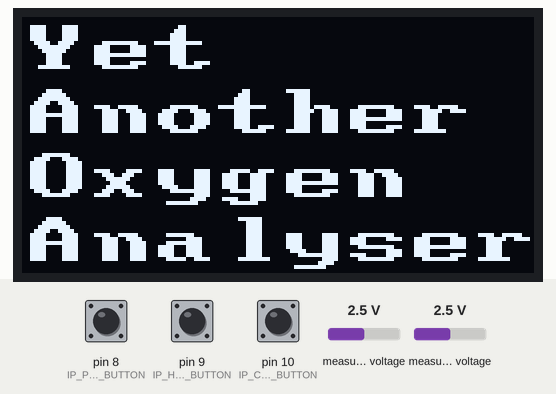
This sketch was run on a simulated Arduino Uno, built with avr-gcc and run on an emulated ATmega328P. Shown: 128×64 one-colour display. The inputs (shaded band) are chosen by the test bench; at power-on: pin 9 (IP_HOLD_BUTTON) HIGH, pin 8 (IP_POWER_BUTTON) LOW, pin 10 (IP_CALIBRATE_BUTTON) HIGH, measured voltage 2.5 V.

Above: at 0.4 s.
At 6.23 s:
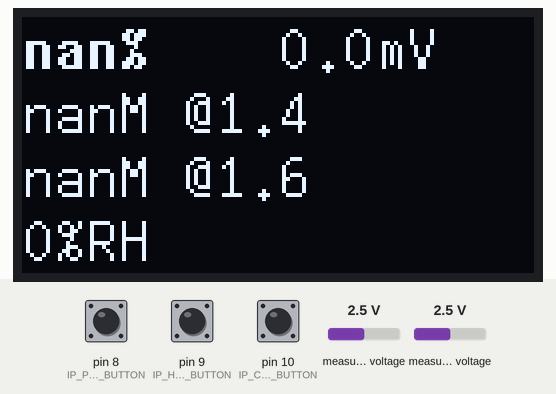
7.0 s: pin 9 (IP_HOLD_BUTTON) pulled LOW for 1 s
At 9.4 s:
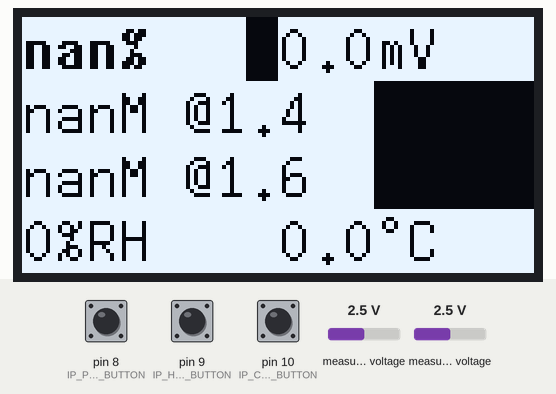
10.5 s: pin 8 (IP_POWER_BUTTON) pulled HIGH for 0.65 s
At 11.2 s:
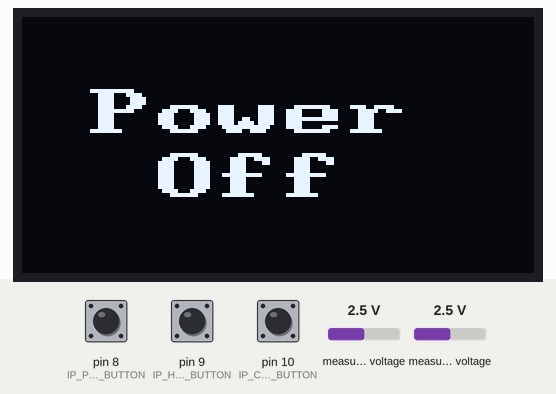
Timing chart, 0 to 13.5 s (numbered marks = the images above; inputs shaded):
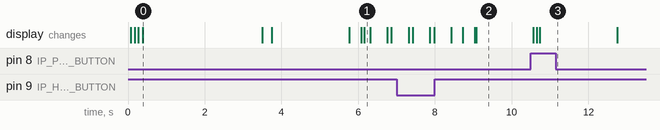

The sketch:

YetAnotherOxygenAnalyser.ino
```cpp
//sensor, tip = gnd, sleeve = signal

#include <Arduino.h>
#include <U8x8lib.h>
#include <Adafruit_ADS1015.h>
#include <Bounce2.h>
#include <EEPROM.h>
#include <Smoothed.h>
#include <DHT.h>;
#include <Wire.h>

#define OP_POWER_LATCH 13
#define IP_POWER_BUTTON 8
#define IP_HOLD_BUTTON 9
#define IP_CALIBRATE_BUTTON 10
#define POWER_OFF_TIMEOUT_SETPOINT 300000
#define DHTPIN 7
#define DHTTYPE DHT22   // DHT 22  (AM2302)

Adafruit_ADS1115 ads(0x48);  /* Use this for the 16-bit version */

Bounce PowerButtonDebouncer = Bounce(); // Instantiate a Bounce object
Bounce HoldButtonDebouncer = Bounce(); // Instantiate a Bounce object
Bounce CalibrateButtonDebouncer = Bounce(); // Instantiate a Bounce object

DHT dht(DHTPIN, DHTTYPE); //// Initialize DHT sensor for normal 16mhz Arduino

Smoothed <float> battVoltage;
Smoothed <float> O2Sensor_mV;

float O2Percent, O2Calibration, Sensor_mV, MOD14, MOD16, H, T;
bool LowBattery = 0;
unsigned long power_off_timeout = 0;
int eeAddress = 0;   //Location we want the data to be put.

// U8x8 Contructor List
// The complete list is available here: https://github.com/olikraus/u8g2/wiki/u8x8setupcpp
// Please update the pin numbers according to your setup. Use U8X8_PIN_NONE if the reset pin is not connected
U8X8_SH1106_128X64_NONAME_HW_I2C u8x8(/* reset=*/ U8X8_PIN_NONE);

enum states {ST_STARTUP, ST_MONITORING, ST_HOLD, ST_CALIBRATE, ST_STOP} state;


void setup(void)
{
  u8x8.begin();
  dht.begin();
  ads.begin();
  battVoltage.begin(SMOOTHED_AVERAGE, 10);
  O2Sensor_mV.begin(SMOOTHED_AVERAGE, 20);

  pinMode(OP_POWER_LATCH, OUTPUT);

  PowerButtonDebouncer.attach(IP_POWER_BUTTON,INPUT); // Attach the debouncer to pin with input eg INPUT or INPUT_PULLUP mode
  PowerButtonDebouncer.interval(25);
  HoldButtonDebouncer.attach(IP_HOLD_BUTTON,INPUT_PULLUP); // Attach the debouncer to pin with input eg INPUT or INPUT_PULLUP mode
  HoldButtonDebouncer.interval(25);
  CalibrateButtonDebouncer.attach(IP_CALIBRATE_BUTTON,INPUT_PULLUP); // Attach the debouncer to pin with input eg INPUT or INPUT_PULLUP mode
  CalibrateButtonDebouncer.interval(25);

  //put the state machine logic in the starting state
  state_switch(ST_STARTUP, ST_STARTUP);

}

void loop(void)
{
  PowerButtonDebouncer.update();
  HoldButtonDebouncer.update();
  CalibrateButtonDebouncer.update();

  //aquire ADC samples and add them to the smoothing object
  int16_t adc1;
  ads.setGain(GAIN_SIXTEEN);    // 16x gain  +/- 0.256V  1 bit = 0.125mV  0.0078125mV
  adc1 = ads.readADC_SingleEnded(1);
  O2Sensor_mV.add(adc1 * 0.0078125);

  //calculate values ready for display or use at any time,
  //todo this can be moved into the display routine so its frequency is reduced and less float ops the main loop can be faster maybe

  Sensor_mV = O2Sensor_mV.get();
  O2Percent = Sensor_mV * O2Calibration;
  MOD14 = 1400 / O2Percent - 10;
  MOD16 = 1600 / O2Percent - 10;


  //reset the off timer if any buttons are pressed.
  if (CalibrateButtonDebouncer.fell() || HoldButtonDebouncer.fell())
  {
    power_off_timeout = millis();
  }

  //process the state logic
  state_logic();

}

void state_logic(void) {
  switch(state)
  {
    case ST_STARTUP:
      state_switch(ST_MONITORING, state);
      break;
    case ST_MONITORING:
      st_monitoring_routine();
      if (millis() - power_off_timeout > POWER_OFF_TIMEOUT_SETPOINT)
      {
        state_switch(ST_STOP, state);
      }
      else if (PowerButtonDebouncer.rose())
      {
        state_switch(ST_STOP, state);
      }
      else if (HoldButtonDebouncer.fell())
      {
        state_switch(ST_HOLD, state);
      }
      else if (CalibrateButtonDebouncer.fell())
      {
        state_switch(ST_CALIBRATE, state);
      }
      break;
    case ST_HOLD:
      if (millis() - power_off_timeout > POWER_OFF_TIMEOUT_SETPOINT)
      {
        state_switch(ST_STOP, state);
      }
      else if (PowerButtonDebouncer.rose())
      {
        state_switch(ST_STOP, state);
      }
      else if (HoldButtonDebouncer.fell())
      {
        state_switch(ST_MONITORING, state);
      }
      break;
    case ST_CALIBRATE:
      state_switch(ST_MONITORING, state);
      break;
    case ST_STOP:
      break;
    }

}

void state_switch(enum states next, enum states old)
{
  state = next;

  //on exit
  if (old == ST_STARTUP)
  {

  }
  if (old == ST_MONITORING)
  {

  }
  if (old == ST_HOLD)
  {

  }
  if (old == ST_CALIBRATE)
  {

  }
  if (old == ST_STOP)
  {

  }
  //on entry
  if (next == ST_STARTUP)
  {
    st_startup_onEntry_routine();
  }
  if (next == ST_MONITORING)
  {

  }
  if (next == ST_HOLD)
  {
    st_hold_onEntry_routine();
  }
  if (next == ST_CALIBRATE)
  {
    st_calibrate_onEntry_routine();
  }
  if (next == ST_STOP)
  {
    st_stop_onEntry_routine();
  }
}

void st_startup_onEntry_routine(void)
{
  // latches the power on
    digitalWrite(OP_POWER_LATCH, HIGH);

    //welcome screen
    u8x8.setFont(u8x8_font_px437wyse700a_2x2_r);
    u8x8.drawString(0, 0, "Yet");
    u8x8.drawString(0, 2, "Another");
    u8x8.drawString(0, 4, "Oxygen");
    u8x8.drawString(0, 6, "Analyser");

    delay(3000);

    //check and display battery voltage (maybe need a new state switch direct from startup to stop?
    batteryCheck();
    //LowBattery

    //load previous calibration from EEPROM or use a default.
    EEPROM.get(eeAddress, O2Calibration);


}
void st_calibrate_onEntry_routine(void)
{
  float cal_value;
  cal_value = get_calibration_value(H, T);
  calibrate_sensor(cal_value);
  u8x8.clear();
  u8x8.setFont(u8x8_font_7x14_1x2_f);
  u8x8.setCursor(0, 0);
  u8x8.print("Calibrated to:");
  u8x8.setFont(u8x8_font_7x14B_1x2_f);
  u8x8.setCursor(0, 2);
  u8x8.print(cal_value, 1);
  u8x8.print("%");
  delay(2000);

}
void st_hold_onEntry_routine(void)
{
  update_display(1);
}

void st_stop_onEntry_routine(void)
{
  u8x8.clear();
  u8x8.setInverseFont(0);
  u8x8.setFont(u8x8_font_px437wyse700a_2x2_r);
  u8x8.drawString(0, 2, " Power");
  u8x8.drawString(0, 4, "  Off");
  delay(2000);
  u8x8.clear();

  // releases the power latch
  digitalWrite(OP_POWER_LATCH, LOW);
}
void st_monitoring_routine(void)
{
  update_display(0);
}

void update_display(bool invert)
{
  if (invert) u8x8.setInverseFont(1);
  else u8x8.setInverseFont(0);

  //u8x8.clear();

  u8x8.setFont(u8x8_font_7x14B_1x2_f);
  u8x8.setCursor(0, 0);
  u8x8.print(O2Percent, 1);
  u8x8.print("%   "); //spaces on end to overite end of prior displayed value if display values get lower and thus shorter strings
  u8x8.setFont(u8x8_font_7x14_1x2_f);
  u8x8.setCursor(8, 0);
  u8x8.print("        ");
  u8x8.setCursor(8, 0);
  u8x8.print(Sensor_mV, 1);
  u8x8.print("mV");

  u8x8.setCursor(0, 2);
  u8x8.print(MOD14,1);
  u8x8.print("M @1.4  "); //spaces on end to overite end of prior displayed value if display values get lower and thus shorter strings

  u8x8.setCursor(0, 4);
  u8x8.print(MOD16,1);
  u8x8.print("M @1.6  "); //spaces on end to overite end of prior displayed value if display values get lower and thus shorter strings

  u8x8.setCursor(0, 6);
  u8x8.print(H, 0);
  u8x8.print("%RH    ");
  u8x8.setCursor(8, 6);
  u8x8.print("        ");
  u8x8.setCursor(8, 6);
  u8x8.print(T, 1);
  u8x8.print((char)176);
  u8x8.print("C");

}

void calibrate_sensor(float cal_value)
{
  O2Calibration = cal_value / Sensor_mV;
  EEPROM.put(eeAddress, O2Calibration);
}

float get_calibration_value(float humidity, float temperature)
{
  //Analox O2EII®– Oxygen Analyser – Humidity Compensation
  //https://www.analoxsensortechnology.com/downloads/1417691936Analox_O2EII_RM-001-003_-_Humidity_compensation.pdf
  //humidity 0-100 x temp 0 - 49
  const uint8_t calibration_table[11][10] {
  {209, 209, 209, 209, 209, 209, 209, 209, 209, 209},
  {209, 209, 209, 209, 208, 208, 208, 208, 207, 207},
  {209, 209, 208, 208, 208, 208, 207, 206, 205, 204},
  {209, 208, 208, 208, 207, 207, 206, 205, 204, 202},
  {208, 208, 208, 207, 207, 206, 205, 204, 202, 199},
  {208, 208, 208, 207, 206, 205, 204, 202, 200, 197},
  {208, 208, 207, 207, 206, 205, 203, 201, 198, 195},
  {208, 208, 207, 206, 205, 204, 202, 199, 196, 192},
  {208, 208, 207, 206, 205, 203, 201, 198, 195, 190},
  {208, 207, 207, 206, 204, 203, 200, 197, 193, 187},
  {208, 207, 206, 205, 204, 202, 199, 195, 191, 185}
  };

  //indexes into the array
  int x, y;

  //range limit the inputs to this function
  if (humidity < 0 || humidity > 100)
    {
      humidity = 0;
    }

  //this makes is so 0-5 gives index 0, 5-15 gives index 1 etc
  humidity = humidity + 5;
  x = (int)humidity/10;

  if (temperature < 3)
    {
      y = 0;
    }
  else if (temperature >= 3 && temperature < 7)
    {
      y = 1;
    }
  else if (temperature >= 7 && temperature < 13)
    {
      y = 2;
    }
  else if (temperature >= 13 && temperature < 18)
    {
      y = 3;
    }
  else if (temperature >= 18 && temperature < 25)
    {
      y = 4;
    }
  else if (temperature >= 25 && temperature < 30)
    {
      y = 5;
    }
  else if (temperature >= 30 && temperature < 35)
    {
      y = 6;
    }
  else if (temperature >= 35 && temperature < 40)
    {
      y = 7;
    }
  else if (temperature >= 40 && temperature < 45)
    {
      y = 8;
    }
  else if (temperature >= 45)
    {
      y = 9;
    }
  else
    {
      y = 0;
    }

  return (float)calibration_table[x][y] / 10;
}

void batteryCheck(void)
{
  float Battery;
  int16_t adc0;

  //aquire ADC samples and add them to the smoothing object
  ads.setGain(GAIN_TWOTHIRDS);  // 2/3x gain +/- 6.144V  1 bit = 3mV      0.1875mV (default)

  for ( int x = 1; x <= 10 ; x++ )
  {
    adc0 = ads.readADC_SingleEnded(0);
    battVoltage.add(adc0 * 0.1875 / 500); //div 500 so that voltage is in Volts not millivolts and is x2 (since battery voltage is monitored via a 50/50 voltage divider)
  }

  Battery = battVoltage.get();

  u8x8.clear();
  u8x8.setFont(u8x8_font_7x14_1x2_f);
  //u8x8.setInverseFont(0);

  u8x8.setCursor(0, 0);
  u8x8.print("Battery Voltage:");
  u8x8.setCursor(0, 2);
  u8x8.print(Battery);
  u8x8.print("V");


  if (Battery > 9.0)
  {
    u8x8.setCursor(0, 4);
    u8x8.print("Full");
  }
  else if (Battery > 6.0)
  {
    u8x8.setCursor(0, 4);
    u8x8.print("Good");
  }
  else if (Battery > 5.4)
  {
    u8x8.setCursor(0, 4);
    u8x8.print("Low");
  }
  else
  {
    u8x8.setCursor(0, 4);
    u8x8.print("Too Low");
    LowBattery = 1;
  }

  delay(2000);
}
```

Measured:
- after the input at 10.5 s, the display: first changes after 0.06 s (image 3 shows a later state)
- what the display in image 0 shows lasts 3.1 s, from 0.4 s to 3.5 s
